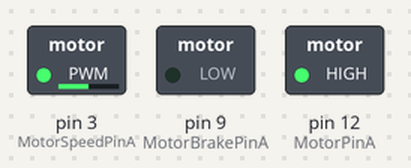
Recording of a sketch running on a simulated Arduino Uno, built with avr-gcc and run on an emulated ATmega328P. Parts: switched loads named in the sketch (green lamp = pin HIGH). What the sketch prints to the serial monitor is not drawn.

Above: at 0.1 s.
Timing chart, 0 to 1.6 s (numbered marks = the images above):
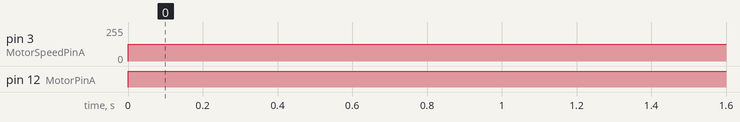

The sketch:

motorshieldtest.ino
```cpp
const int MotorPinA = 12; // for motor A
const int MotorSpeedPinA = 3; // for motor A
const int MotorBrakePinA = 9; // for motor A


const int CW  = HIGH;
const int CCW = LOW;

void setup() {
  // motor A pin assignment
  pinMode(MotorPinA, OUTPUT);
  pinMode(MotorSpeedPinA, OUTPUT);
  pinMode(MotorBrakePinA, OUTPUT);

  Serial.begin(9600);//  seial monitor initialized

}

void loop() {

  //start motor A at maximum speed
  digitalWrite(MotorPinA, HIGH);// set direction
      Serial.println("Direction CW");
  analogWrite(MotorSpeedPinA, 127);// set speed at maximum
      Serial.println("Speed 100");
//  delay(5000);// run for 5 seconds
//  digitalWrite(MotorBrakePinA, HIGH);// brake
//      Serial.println("Brake applied");
//  delay(5000);
//  digitalWrite(MotorBrakePinA, LOW);
//  digitalWrite(MotorPinA, LOW);
//  analogWrite(MotorSpeedPinA, 255/2);
//  delay(5000);// run for 5 seconds
//  digitalWrite(MotorBrakePinA, HIGH);
//  delay(500);
//  digitalWrite(MotorBrakePinA, LOW);

}// loop end
```

Measured:
- by itself, pin 3 (MotorSpeedPinA): 0/255 → 127/255 at 0.00 s
- by itself, pin 12 (MotorPinA): LOW → HIGH at 0.00 s
